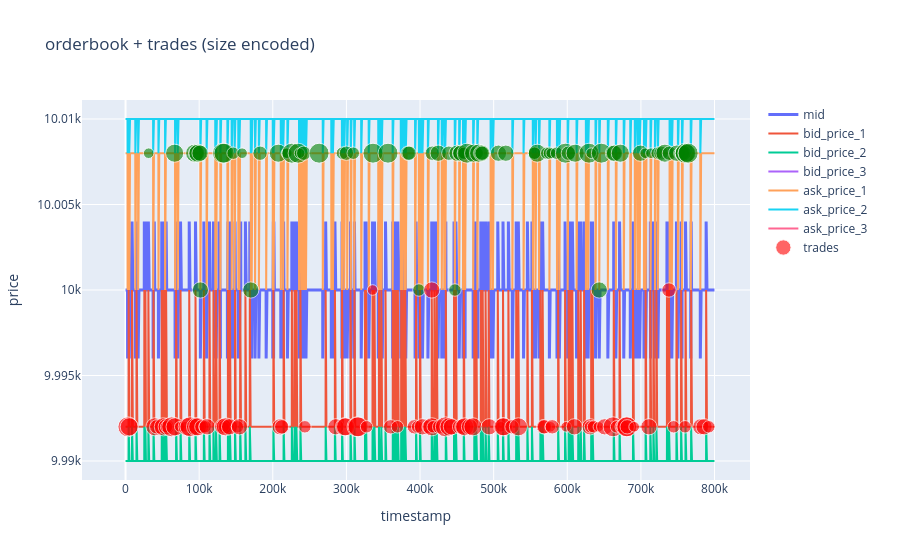
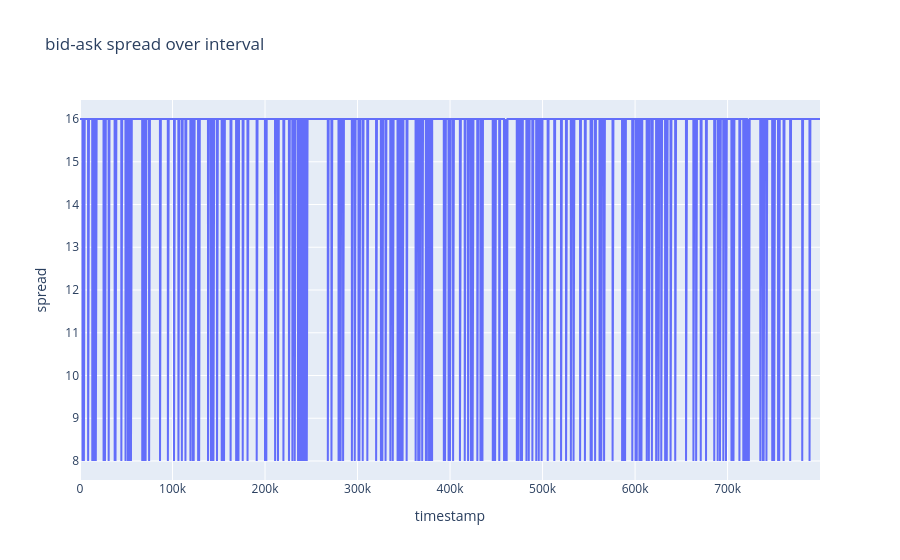

Here is the notebook cell these charts were saved with, in order:
### Code cell
plot_interval(emerald_price_d1, emerald_trades_d1, 0, 8000)

### Figure 1 — Plotly figure (JSON) as saved in the notebook; plotly's stock layout.template omitted (floating-point values rounded to 4 significant figures; data arrays with more than 128 entries replaced by an {"elided": "..."} marker saying what was removed)
{"data": [{"line": {"width": 3}, "name": "mid", "type": "scatter", "x": {"elided": "8000 int values"}, "y": {"elided": "8000 float values"}}, {"customdata": {"elided": "8000x1 int values"}, "hovertemplate": "Bid Level 1<br>Price: %{y}<br>Volume: %{customdata[0]}<br>Time: %{x}<extra></extra>", "name": "bid_price_1", "type": "scatter", "x": {"elided": "8000 int values"}, "y": {"elided": "8000 int values"}}, {"customdata": {"elided": "8000x1 int values"}, "hovertemplate": "Bid Level 2<br>Price: %{y}<br>Volume: %{customdata[0]}<br>Time: %{x}<extra></extra>", "name": "bid_price_2", "type": "scatter", "x": {"elided": "8000 int values"}, "y": {"elided": "8000 int values"}}, {"customdata": {"elided": "8000x1 float values"}, "hovertemplate": "Bid Level 3<br>Price: %{y}<br>Volume: %{customdata[0]}<br>Time: %{x}<extra></extra>", "name": "bid_price_3", "type": "scatter", "x": {"elided": "8000 int values"}, "y": {"elided": "8000 float values"}}, {"customdata": {"elided": "8000x1 int values"}, "hovertemplate": "Ask Level 1<br>Price: %{y}<br>Volume: %{customdata[0]}<br>Time: %{x}<extra></extra>", "name": "ask_price_1", "type": "scatter", "x": {"elided": "8000 int values"}, "y": {"elided": "8000 int values"}}, {"customdata": {"elided": "8000x1 int values"}, "hovertemplate": "Ask Level 2<br>Price: %{y}<br>Volume: %{customdata[0]}<br>Time: %{x}<extra></extra>", "name": "ask_price_2", "type": "scatter", "x": {"elided": "8000 int values"}, "y": {"elided": "8000 int values"}}, {"customdata": {"elided": "8000x1 float values"}, "hovertemplate": "Ask Level 3<br>Price: %{y}<br>Volume: %{customdata[0]}<br>Time: %{x}<extra></extra>", "name": "ask_price_3", "type": "scatter", "x": {"elided": "8000 int values"}, "y": {"elided": "8000 float values"}}, {"customdata": {"elided": "162 int values"}, "hovertemplate": "Price: %{y}<br>Quantity: %{customdata}<br>Time: %{x}<extra></extra>", "marker": {"color": {"elided": "162 str values"}, "line": {"width": 1}, "opacity": 0.6, "size": {"elided": "162 float values"}}, "mode": "markers", "name": "trades", "type": "scatter", "x": {"elided": "162 int values"}, "y": {"elided": "162 float values"}}], "layout": {"legend": {"x": 1.02, "xanchor": "left", "y": 1, "yanchor": "top"}, "margin": {"r": 150}, "title": {"text": "orderbook + trades (size encoded)"}, "xaxis": {"title": {"text": "timestamp"}}, "yaxis": {"title": {"text": "price"}}}}

### Figure 2 — Plotly figure (JSON) as saved in the notebook; plotly's stock layout.template omitted (floating-point values rounded to 4 significant figures; data arrays with more than 128 entries replaced by an {"elided": "..."} marker saying what was removed)
{"data": [{"line": {"width": 2}, "name": "bid-ask spread", "type": "scatter", "x": {"elided": "8000 int values"}, "y": {"elided": "8000 int values"}}], "layout": {"title": {"text": "bid-ask spread over interval"}, "xaxis": {"title": {"text": "timestamp"}}, "yaxis": {"title": {"text": "spread"}}}}
